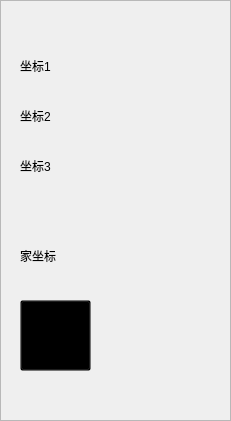
   <widget class="QFrame" name="frame_2">
    <property name="geometry">
     <rect>
      <x>570</x>
      <y>60</y>
      <width>231</width>
      <height>421</height>
     </rect>
    </property>
    <property name="styleSheet">
     <string notr="true">QLabel{
	background-color :  transparent;
}</string>
    </property>
    <property name="frameShape">
     <enum>QFrame::StyledPanel</enum>
    </property>
    <property name="frameShadow">
     <enum>QFrame::Raised</enum>
    </property>
    <widget class="QLabel" name="labelLocation1">
     <property name="geometry">
      <rect>
       <x>90</x>
       <y>40</y>
       <width>101</width>
       <height>51</height>
      </rect>
     </property>
     <property name="text">
      <string/>
     </property>
     <property name="textInteractionFlags">
      <set>Qt::LinksAccessibleByMouse|Qt::TextSelectableByMouse</set>
     </property>
    </widget>
    <widget class="QLabel" name="labelLocation2">
     <property name="geometry">
      <rect>
       <x>90</x>
       <y>90</y>
       <width>101</width>
       <height>51</height>
      </rect>
     </property>
     <property name="text">
      <string/>
     </property>
     <property name="textInteractionFlags">
      <set>Qt::LinksAccessibleByMouse|Qt::TextSelectableByMouse</set>
     </property>
    </widget>
    <widget class="QLabel" name="labelLocation3">
     <property name="geometry">
      <rect>
       <x>90</x>
       <y>140</y>
       <width>101</width>
       <height>51</height>
      </rect>
     </property>
     <property name="text">
      <string/>
     </property>
     <property name="textInteractionFlags">
      <set>Qt::LinksAccessibleByMouse|Qt::TextSelectableByMouse</set>
     </property>
    </widget>
    <widget class="QLabel" name="labelHome4">
     <property name="geometry">
      <rect>
       <x>80</x>
       <y>230</y>
       <width>101</width>
       <height>51</height>
      </rect>
     </property>
     <property name="text">
      <string/>
     </property>
     <property name="textInteractionFlags">
      <set>Qt::LinksAccessibleByMouse|Qt::TextSelectableByMouse</set>
     </property>
    </widget>
    <widget class="QPushButton" name="btnWiki">
     <property name="geometry">
      <rect>
       <x>20</x>
       <y>300</y>
       <width>71</width>
       <height>71</height>
      </rect>
     </property>
     <property name="toolTip">
      <string>wiki</string>
     </property>
     <property name="styleSheet">
      <string notr="true">QPushButton#btnWiki{
	border-image : url(:/new/image/Grass_Block_JE7_BE6.gif);
	background-color : transparent;
}</string>
     </property>
     <property name="text">
      <string/>
     </property>
    </widget>
    <widget class="QLabel" name="labelId1">
     <property name="geometry">
      <rect>
       <x>20</x>
       <y>40</y>
       <width>81</width>
       <height>51</height>
      </rect>
     </property>
     <property name="text">
      <string>坐标1</string>
     </property>
    </widget>
    <widget class="QLabel" name="labelId2">
     <property name="geometry">
      <rect>
       <x>20</x>
       <y>90</y>
       <width>71</width>
       <height>51</height>
      </rect>
     </property>
     <property name="text">
      <string>坐标2</string>
     </property>
    </widget>
    <widget class="QLabel" name="labelId3">
     <property name="geometry">
      <rect>
       <x>20</x>
       <y>140</y>
       <width>72</width>
       <height>51</height>
      </rect>
     </property>
     <property name="text">
      <string>坐标3</string>
     </property>
    </widget>
    <widget class="QLabel" name="labelId4">
     <property name="geometry">
      <rect>
       <x>20</x>
       <y>230</y>
       <width>72</width>
       <height>51</height>
      </rect>
     </property>
     <property name="text">
      <string>家坐标</string>
     </property>
    </widget>
   </widget>
